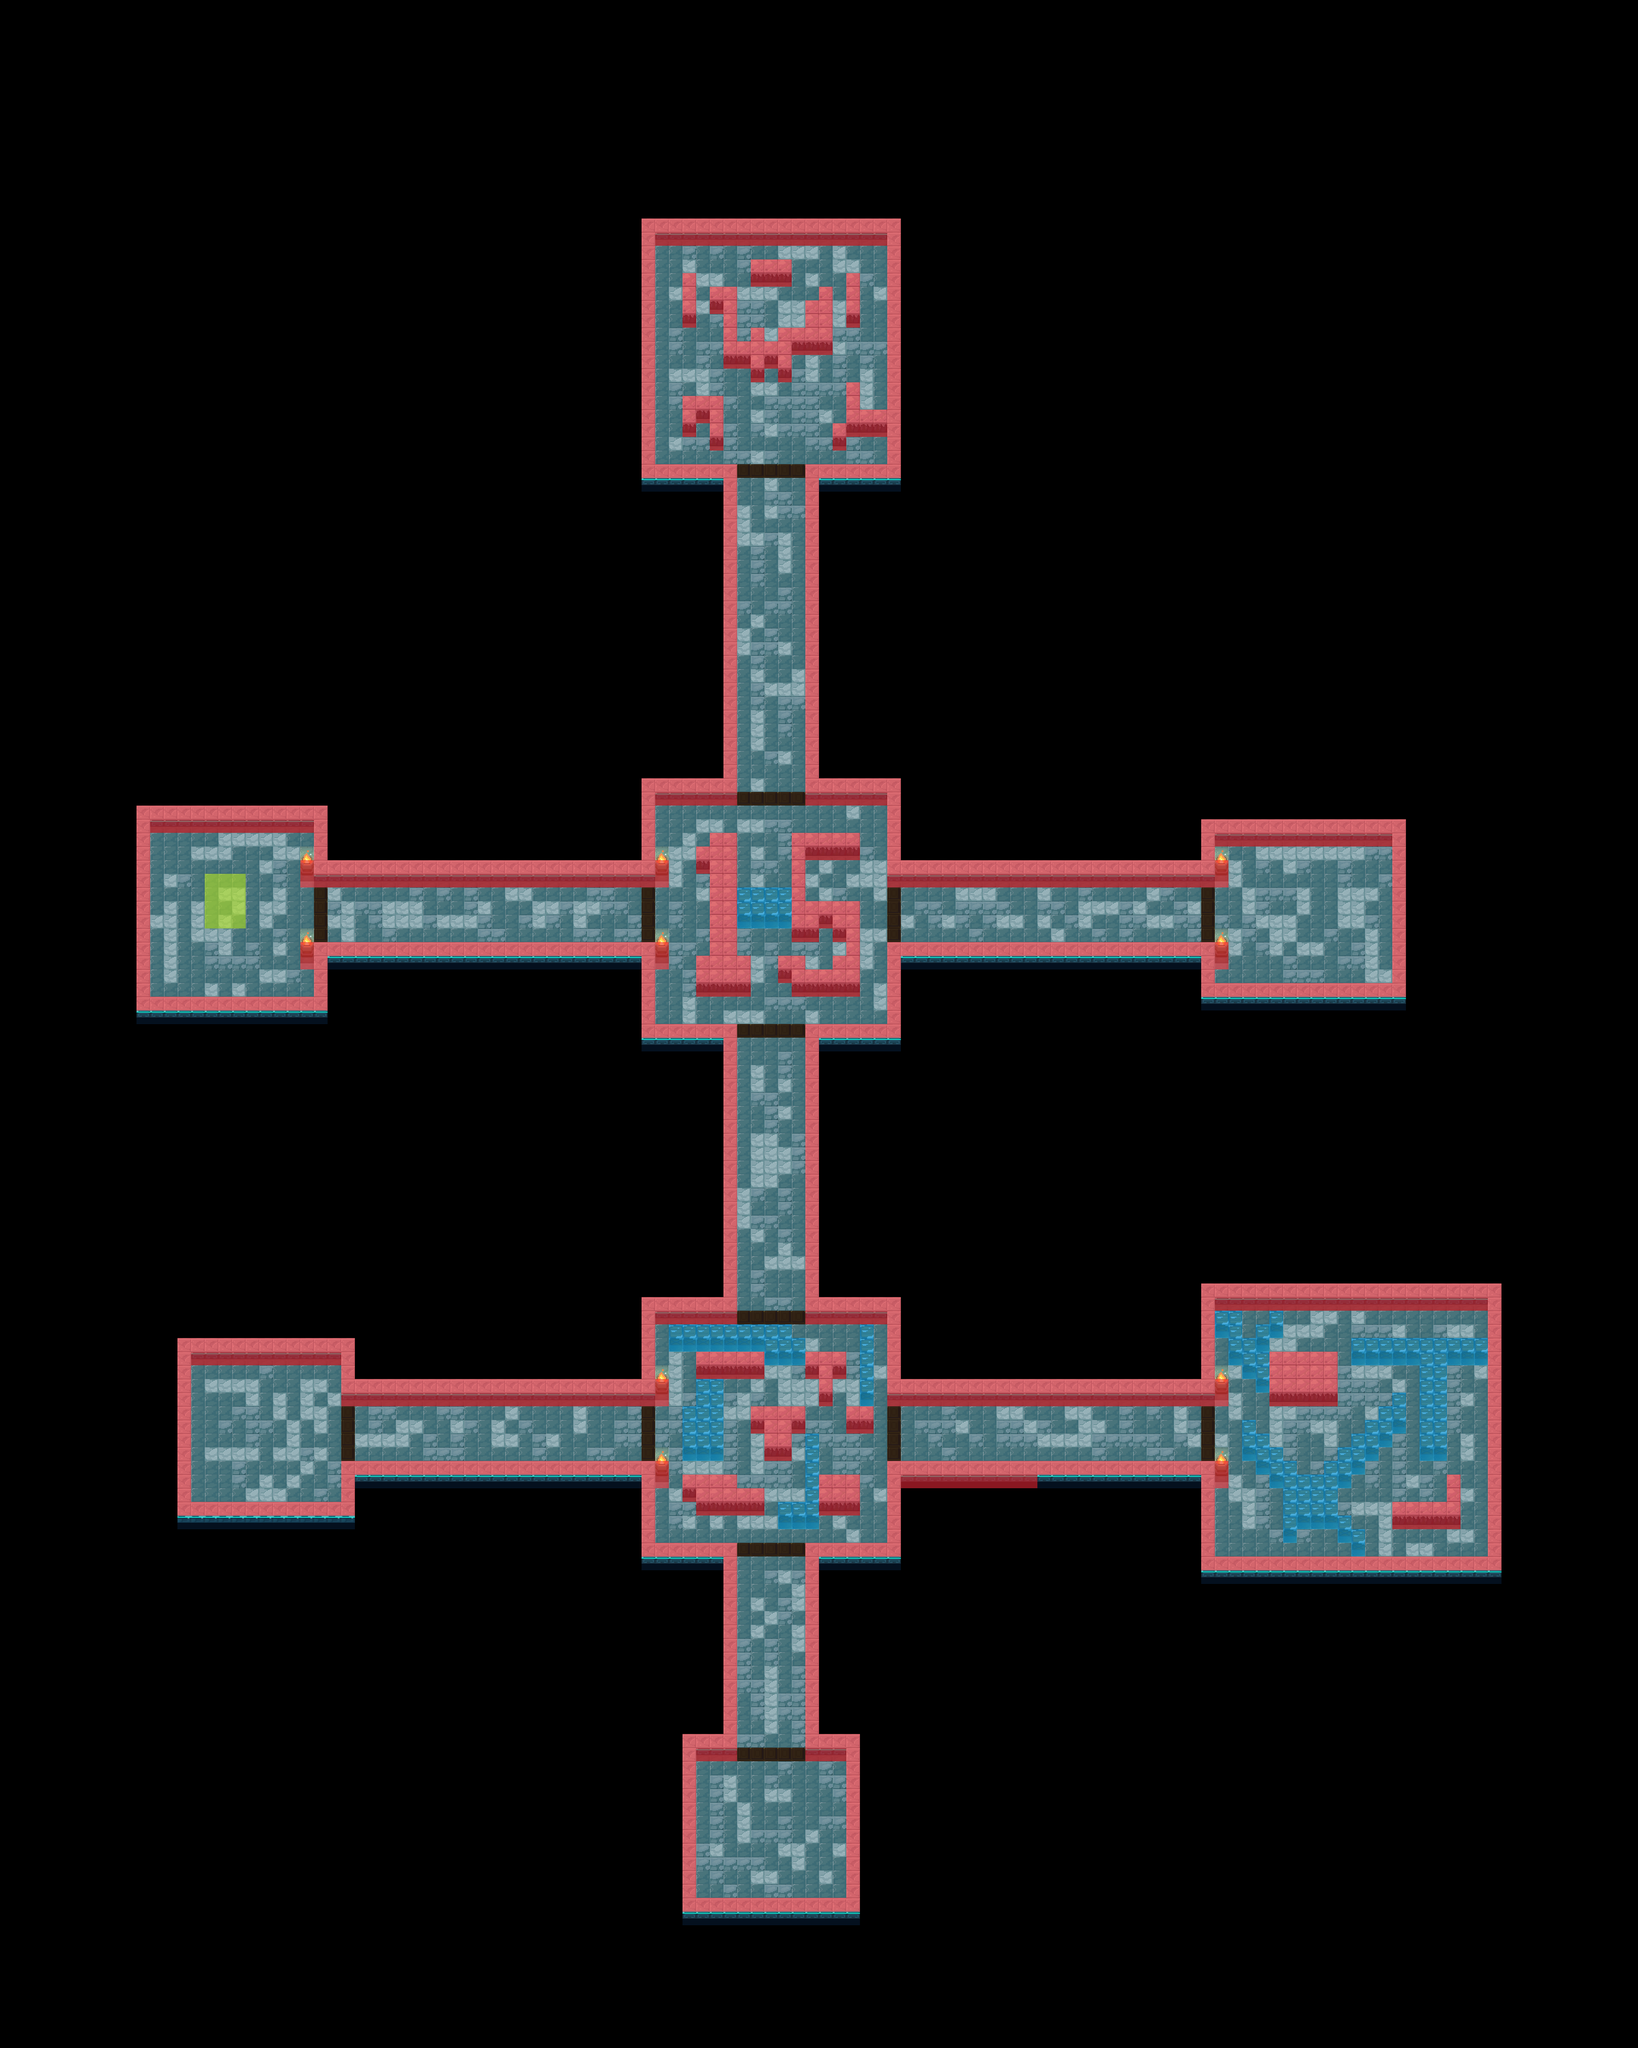

This is a level from a 2D game, rendered from its Tiled map with the project's own tilesets. A one-line summary and the map file follow, with tile-layer data summarised:
An orthogonal 120x150 tile map with 40x40 px tiles, 5 tile layers (map_ground, wooden_fence, barrier_fence_ice, wooden_case, ...), 3 tilesets and 47 objects (24x striker, 18x pig, 2x box, player_position, portal, ...).

<map version="1.5" tiledversion="1.6.0" orientation="orthogonal" renderorder="right-down" width="120" height="150" tilewidth="40" tileheight="40" infinite="0" nextlayerid="15" nextobjectid="62">
 <editorsettings>
  <chunksize width="40" height="40" />
 </editorsettings>
 <tileset firstgid="1" name="meta_tiles" tilewidth="40" tileheight="40" tilecount="6" columns="6">
  <image source="meta_tiles.png" width="240" height="40" />
  <tile id="0">
   <properties>
    <property name="Collidable" value="true" />
   </properties>
  </tile>
  <tile id="1">
   <properties>
    <property name="fence_wooden" value="true" />
   </properties>
  </tile>
  <tile id="2">
   <properties>
    <property name="food" value="true" />
   </properties>
  </tile>
  <tile id="3">
   <properties>
    <property name="win" value="true" />
   </properties>
  </tile>
  <tile id="4">
   <properties>
    <property name="box" value="true" />
   </properties>
  </tile>
 </tileset>
 <tileset firstgid="7" name="ice_basic_material" tilewidth="40" tileheight="40" tilecount="21" columns="3">
  <image source="ice_basic_material.png" width="120" height="280" />
 </tileset>
 <tileset firstgid="28" name="wooden_fence" tilewidth="40" tileheight="40" tilecount="3" columns="1">
  <image source="wooden_fence.png" width="40" height="120" />
 </tileset>
 <layer id="11" name="map_ground" width="120" height="150">
  <data>[18000 cells, 2569 non-empty, 3 distinct tile ids]</data>
 </layer>
 <layer id="12" name="wooden_fence" width="120" height="150">
  <data>[18000 cells, 70 non-empty, 1 distinct tile ids]</data>
 </layer>
 <objectgroup id="13" name="Monsters">
  <object id="9" name="monster" type="striker" x="2468" y="3898.67" width="16" height="16" />
  <object id="10" name="monster" type="striker" x="2278.66" y="4010" width="36.6667" height="40.6667" />
  <object id="11" name="monster" type="striker" x="2164.67" y="4210" width="31.3334" height="26.6666" />
  <object id="13" name="monster" type="striker" x="2494" y="4226.66" width="21.3333" height="24" />
  <object id="14" name="monster" type="striker" x="2500.67" y="4448" width="30.6667" height="23.3334" />
  <object id="22" name="monster" type="pig" x="1989.33" y="4416" width="33.3333" height="38.6667" />
  <object id="23" name="monster" type="pig" x="2281.33" y="4336" width="29.3333" height="32" />
  <object id="24" name="monster" type="striker" x="2232" y="2464" width="37.3333" height="49.3333" />
  <object id="25" name="monster" type="striker" x="2552" y="2389.33" width="18.6667" height="44" />
  <object id="27" name="monster" type="pig" x="1973.33" y="2908" width="33.3333" height="41.3333" />
  <object id="28" name="monster" type="pig" x="2245.33" y="2748" width="25.3333" height="28" />
  <object id="29" name="monster" type="striker" x="1978.67" y="2648" width="54.6667" height="80" />
  <object id="60" name="monster" type="striker" x="2544.67" y="2918" width="26.6667" height="44" />
  <object id="30" name="monster" type="striker" x="1954.67" y="2400" width="48" height="48" />
  <object id="31" name="monster" type="striker" x="2241.33" y="2920" width="28" height="34.6667" />
  <object id="32" name="monster" type="pig" x="2494.67" y="2549.33" width="42.6667" height="50.6667" />
  <object id="33" name="monster" type="striker" x="1948" y="740" width="34.6667" height="49.3333" />
  <object id="34" name="monster" type="striker" x="2072" y="745.333" width="41.3333" height="53.3333" />
  <object id="35" name="monster" type="pig" x="2377.33" y="746.667" width="32" height="61.3333" />
  <object id="36" name="monster" type="pig" x="2549.33" y="740" width="26.6667" height="60" />
  <object id="37" name="monster" type="pig" x="2533.33" y="1022.67" width="30.6667" height="46.6667" />
  <object id="38" name="monster" type="pig" x="2362.67" y="1113.33" width="21.3333" height="70.6667" />
  <object id="39" name="monster" type="pig" x="2188" y="876" width="42.6667" height="38.6667" />
  <object id="40" name="monster" type="pig" x="1982.67" y="1008" width="29.3333" height="42.6667" />
  <object id="41" name="monster" type="striker" x="1965.33" y="1129.33" width="14.6667" height="18.6667" />
  <object id="42" name="monster" type="pig" x="2230.67" y="1244" width="32" height="32" />
  <object id="43" name="monster" type="pig" x="2154.67" y="1170.67" width="25.3333" height="33.3333" />
  <object id="44" name="monster" type="pig" x="2364" y="1274.67" width="24" height="41.3333" />
  <object id="45" name="monster" type="pig" x="2058.67" y="1050.67" width="22.6667" height="48" />
  <object id="46" name="monster" type="striker" x="3837.33" y="3888" width="49.3333" height="32" />
  <object id="47" name="monster" type="striker" x="4070.67" y="3850.67" width="42.6667" height="41.3333" />
  <object id="48" name="monster" type="striker" x="4277.33" y="4068" width="18.6667" height="33.3333" />
  <object id="49" name="monster" type="striker" x="4313.33" y="4186.67" width="16" height="56" />
  <object id="50" name="monster" type="striker" x="4312" y="4361.33" width="28" height="44" />
  <object id="51" name="monster" type="striker" x="4098.67" y="4304" width="33.3333" height="57.3333" />
  <object id="52" name="monster" type="striker" x="4008" y="4369.33" width="30.6667" height="57.3333" />
  <object id="53" name="monster" type="striker" x="3692" y="4397.33" width="16" height="48" />
  <object id="54" name="monster" type="pig" x="3597.33" y="4468" width="38.6667" height="41.3333" />
  <object id="55" name="monster" type="pig" x="3830.67" y="4177.33" width="6.66667" height="56" />
  <object id="56" name="monster" type="pig" x="3944" y="4145.33" width="16" height="29.3333" />
  <object id="57" name="monster" type="striker" x="3985.33" y="4053.33" width="38.6667" height="36" />
  <object id="58" name="monster" type="striker" x="4309.33" y="4497.33" width="25.3333" height="29.3333" />
 </objectgroup>
 <objectgroup id="4" name="objects">
  <object id="1" name="player_position" x="740" y="4161.33" width="40" height="40" />
  <object id="2" name="portal" x="664" y="2477.33" width="120" height="160" />
  <object id="20" name="weapon" x="816.667" y="4192.67" width="30" height="29.3333" />
  <object id="21" name="box" x="2225.33" y="5313.33" width="74.6667" height="56" />
  <object id="61" name="box" x="3782.67" y="2640" width="104" height="72" />
 </objectgroup>
 <layer id="6" name="barrier_fence_ice" width="120" height="150">
  <data>[18000 cells, 1373 non-empty, 9 distinct tile ids]</data>
 </layer>
 <layer id="10" name="wooden_case" width="120" height="150">
  <data>[18000 cells, 164 non-empty, 2 distinct tile ids]</data>
 </layer>
 <layer id="8" name="meta" width="120" height="150" opacity="0.58">
  <data>[18000 cells, 1410 non-empty, 4 distinct tile ids]</data>
 </layer>
</map>
